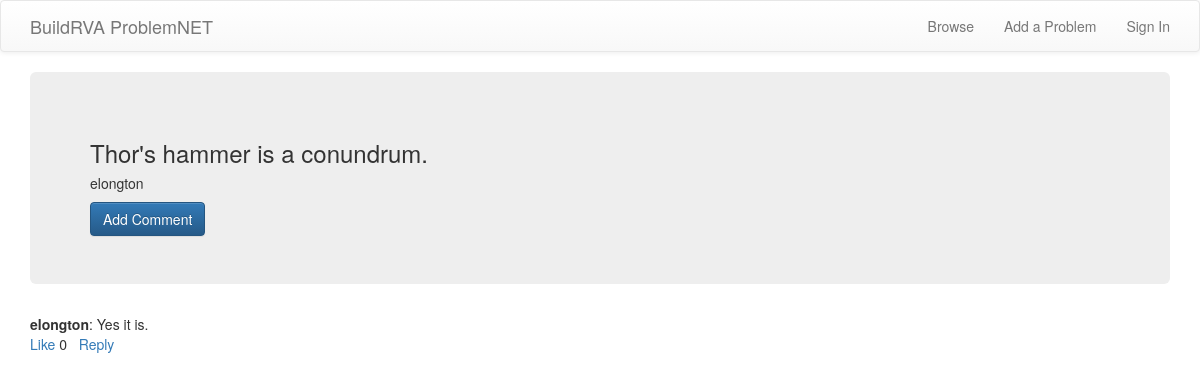
The app's page /problem/1/ with its own data.
### problems/models.py (models this page shows, shortened)
class Problem(models.Model):
    author = models.ForeignKey(User)
    text = models.TextField()
    create_date = models.DateTimeField(default=timezone.now)
    published_date = models.DateTimeField(blank=True, null=True)

class Comment(models.Model):
    problem = models.ForeignKey('problems.Problem', related_name='comments')
    author = models.ForeignKey(User)
    text = models.TextField()
    create_date = models.DateTimeField(default=timezone.now)
    approved_comment = models.BooleanField(default=False)
    likes = models.ManyToManyField(User, related_name='comment_likes')
    def total_likes(self):
        return self.likes.count()

### problems/views.py (the view)
# urls.py: url(r'^problem/(?P<pk>\d+)/$', views.ProblemDetailView.as_view(), name='problem_detail'),
class ProblemDetailView(DetailView):
    model = models.Problem
    context_object_name = 'problem'
    template_name = 'problems/problem_detail.html'

### problems/templates/problems/problem_detail.html (shortened to what this page needs)
{% extends "sitewide/base.html" %}
{% block content %}
  <div class="jumbotron">
    <h3>{{problem.text}}</h3>
    <h5>{{problem.author}}</h5>
    <a class=" btn btn-primary btn-comment" href="{% url "problems:createcomment" pk=problem.pk %}">Add Comment</a>
  </div>
{% if problem.comments.all.count > 0 %}
  {% for comment in problem.comments.all %}
    <strong>{{comment.author}}</strong>: {{comment.text}}
    <br>
    <a href="{% url 'problems:likecomment' pk=comment.pk %}">Like</a>&nbsp;{{comment.total_likes}}&nbsp;&nbsp;
    <a href="{% url 'problems:createreply' pk=comment.pk %}">Reply</a>
    <br>
  {% endfor%}
{% endif %}
{% endblock %}

### records on screen
Problem: text "Thor's hammer is a conundrum.", author "elongton"
Comment: author "elongton", text "Yes it is.", total_likes "0"
